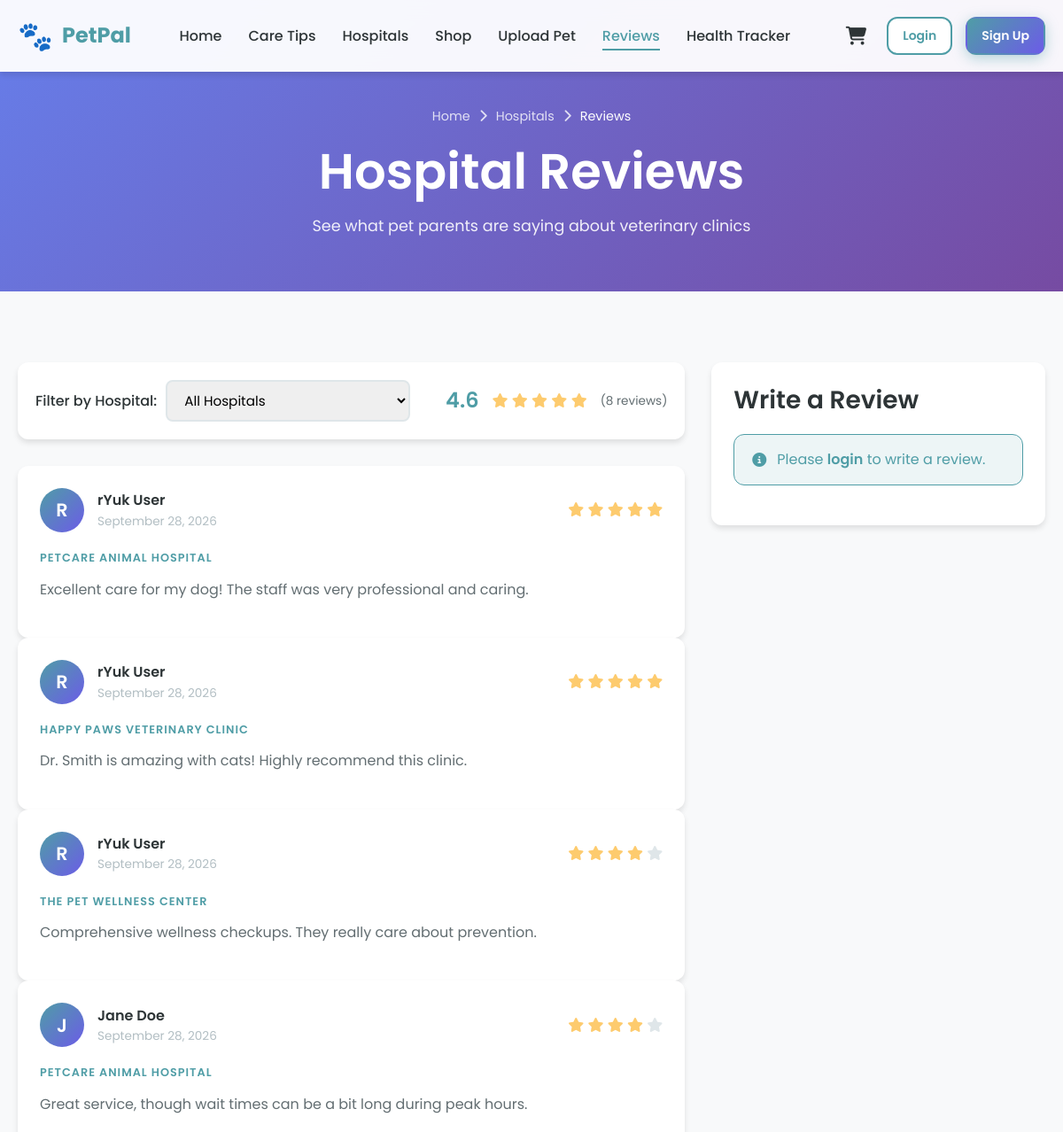
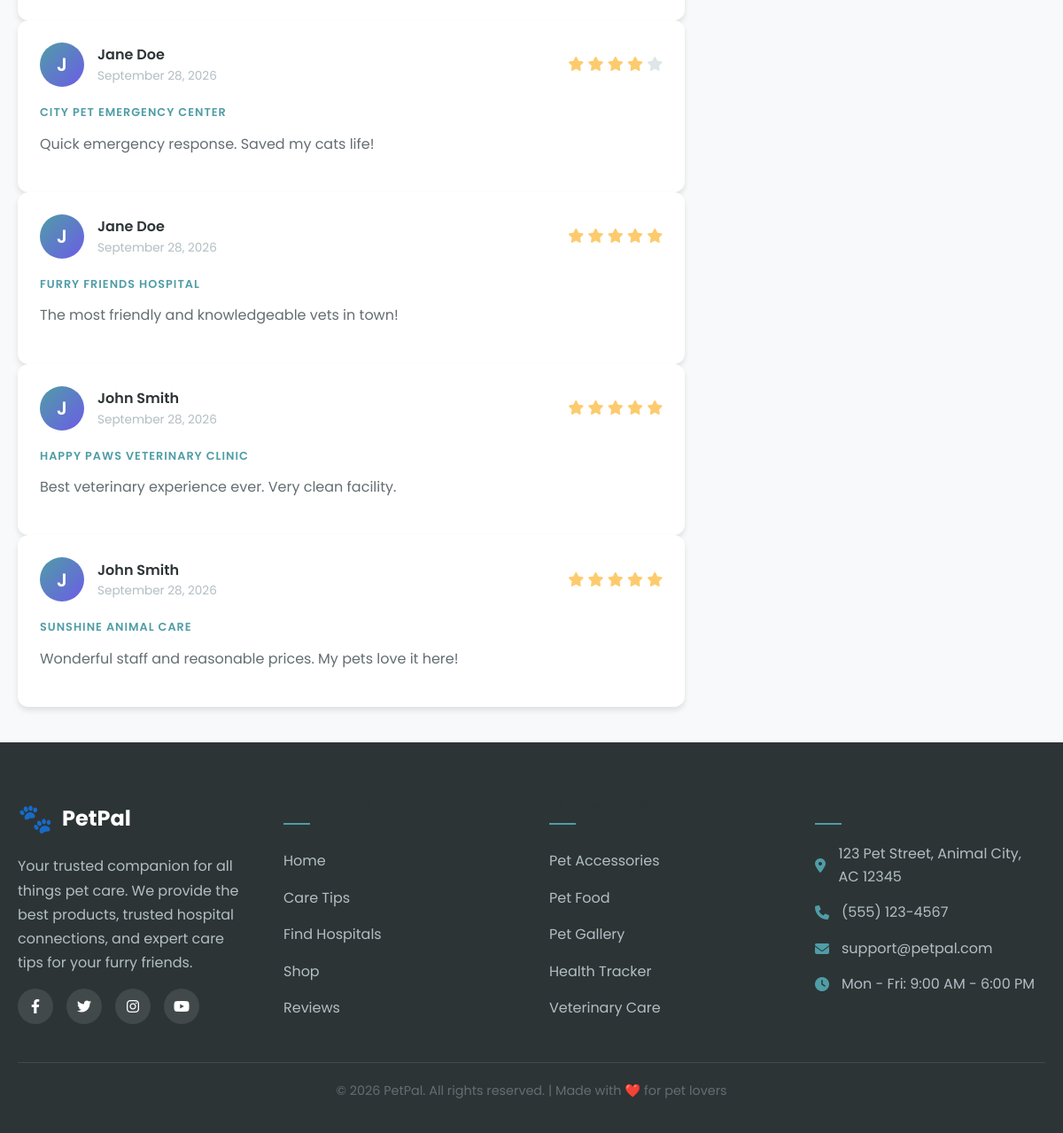
The app's page /pages/reviews.php with its own data (2 pictures, top to bottom).
### tables this page shows
CREATE TABLE reviews (
    id INT AUTO_INCREMENT PRIMARY KEY,
    user_id INT NOT NULL,
    hospital_id INT NOT NULL,
    rating INT NOT NULL CHECK (rating >= 1 AND rating <= 5),
    comment TEXT,
    created_at TIMESTAMP DEFAULT CURRENT_TIMESTAMP,
    FOREIGN KEY (user_id) REFERENCES users(id) ON DELETE CASCADE,
    FOREIGN KEY (hospital_id) REFERENCES hospitals(id) ON DELETE CASCADE
);

CREATE TABLE users (
    id INT AUTO_INCREMENT PRIMARY KEY,
    username VARCHAR(50) NOT NULL UNIQUE,
    email VARCHAR(100) NOT NULL UNIQUE,
    password VARCHAR(255) NOT NULL,
    full_name VARCHAR(100),
    created_at TIMESTAMP DEFAULT CURRENT_TIMESTAMP
);

CREATE TABLE hospitals (
    id INT AUTO_INCREMENT PRIMARY KEY,
    name VARCHAR(150) NOT NULL,
    address TEXT NOT NULL,
    phone VARCHAR(20),
    email VARCHAR(100),
    image_url VARCHAR(255),
    latitude DECIMAL(10,8),
    longitude DECIMAL(11,8),
    created_at TIMESTAMP DEFAULT CURRENT_TIMESTAMP
);

### config/config.php (called while the page is built, shortened)
<?php
function isLoggedIn()
{
    return isset($_SESSION['user_id']) && !empty($_SESSION['user_id']);
}
function h($string)
{
    return htmlspecialchars($string ?? '', ENT_QUOTES, 'UTF-8');
}

### pages/reviews.php (the view, shortened to what this page needs)
<?php
require_once '../config/config.php';
$conn = getDBConnection();
$reviewQuery = "
    SELECT reviews.*, users.username, users.full_name, hospitals.name as hospital_name
    FROM reviews
    JOIN users ON reviews.user_id = users.id
    JOIN hospitals ON reviews.hospital_id = hospitals.id
";
$reviewQuery .= " ORDER BY reviews.created_at DESC";
$reviewsStmt = $conn->query($reviewQuery);
$reviews = $reviewsStmt->fetchAll();
$avgRating = 0;
$totalRatings = count($reviews);
if ($totalRatings > 0) {
    $avgRating = array_sum(array_column($reviews, 'rating')) / $totalRatings;
}
?>
<!DOCTYPE html>
<html lang="en">
<head>
    <?php include '../includes/head.php'; ?>
</head>
<body>
    <?php include '../includes/navbar.php'; ?>
    <header class="page-header">
        <div class="container">
            <div class="breadcrumb">
                <a href="<?php echo SITE_URL; ?>">Home</a>
                <i class="fas fa-chevron-right"></i>
                <a href="<?php echo SITE_URL; ?>/pages/hospitals.php">Hospitals</a>
                <i class="fas fa-chevron-right"></i>
                <span>Reviews</span>
            </div>
            <h1>Hospital Reviews</h1>
            <p>See what pet parents are saying about veterinary clinics</p>
        </div>
    </header>
    <main class="main-content">
        <div class="container">
            <div style="display: grid; grid-template-columns: 2fr 1fr; gap: 30px; align-items: start;">
                <div>
                    <div class="shop-filters" style="margin-bottom: 30px;">
                        <div class="filter-group">
                            <label class="filter-label">Filter by Hospital:</label>
                            <select class="filter-select" id="hospitalFilter" onchange="filterHospital()">
                                <option value="">All Hospitals</option>
                            </select>
                        </div>
                        <?php if ($totalRatings > 0): ?>
                            <div class="filter-group" style="margin-left: auto;">
                                <span style="font-size: 1.5rem; font-weight: 600; color: var(--primary);">
                                    <?php echo number_format($avgRating, 1); ?>
                                </span>
                                <div class="stars" style="margin-left: 5px;">
                                    <?php for ($i = 1; $i <= 5; $i++): ?>
                                        <i class="fas fa-star" style="color: <?php echo $i <= round($avgRating) ? '#FDCB6E' : '#DFE6E9'; ?>"></i>
                                    <?php endfor; ?>
                                </div>
                                <span class="rating-count" style="margin-left: 5px;">
                                    (<?php echo $totalRatings; ?> reviews)
                                </span>
                            </div>
                        <?php endif; ?>
                    </div>
                    <?php if (empty($reviews)): ?>
                        <div class="empty-state">
                            <div class="empty-icon">📝</div>
                            <h3>No Reviews Yet</h3>
                            <p>Be the first to leave a review!</p>
                        </div>
                    <?php else: ?>
                        <div id="reviewsList">
                            <?php foreach ($reviews as $review): ?>
                                <div class="review-card" data-hospital="<?php echo $review['hospital_id']; ?>">
                                    <div class="review-header">
                                        <div class="review-avatar">
                                            <?php echo strtoupper(substr($review['username'], 0, 1)); ?>
                                        </div>
                                        <div class="review-user">
                                            <div class="review-name"><?php echo h($review['full_name']); ?></div>
                                            <div class="review-date">
                                                <?php echo date('F j, Y', strtotime($review['created_at'])); ?>
                                            </div>
                                        </div>
                                        <div class="review-rating">
                                            <?php for ($i = 1; $i <= 5; $i++): ?>
                                                <i class="fas fa-star" style="color: <?php echo $i <= $review['rating'] ? '#FDCB6E' : '#DFE6E9'; ?>"></i>
                                            <?php endfor; ?>
                                        </div>
                                    </div>
                                    <div style="margin-bottom: 10px;">
                                        <span class="product-category"><?php echo h($review['hospital_name']); ?></span>
                                    </div>
                                    <p class="review-content"><?php echo nl2br(h($review['comment'])); ?></p>
                                </div>
                            <?php endforeach; ?>
                        </div>
                    <?php endif; ?>
                </div>
                <div>
                    <div class="card" style="padding: 25px; position: sticky; top: 100px;">
                        <h3 style="margin-bottom: 20px;">Write a Review</h3>
                        <?php if (!isLoggedIn()): ?>
                            <div class="alert alert-info">
                                <i class="fas fa-info-circle"></i>
                                <span>Please <a href="<?php echo SITE_URL; ?>/pages/login.php" style="font-weight: 600;">login</a> to write a review.</span>
                            </div>
                        <?php endif; ?>
                    </div>
                </div>
            </div>
        </div>
    </main>
    <?php include '../includes/footer.php'; ?>
</body>
</html>

### includes/head.php (shortened to what this page needs)
<link rel="stylesheet" href="https://cdnjs.cloudflare.com/ajax/libs/font-awesome/6.4.0/css/all.min.css">
<link rel="stylesheet" href="<?php echo SITE_URL; ?>/assets/css/style.css">

### includes/navbar.php (shortened to what this page needs)
<?php
$currentPage = basename($_SERVER['PHP_SELF'], '.php');
?>
<nav class="navbar" id="navbar">
    <div class="container">
        <a href="<?php echo SITE_URL; ?>" class="navbar-brand">
            <span class="logo-icon">🐾</span>
            <span>
                <?php echo SITE_NAME; ?>
            </span>
        </a>
        <ul class="nav-menu" id="navMenu">
            <li>
                <a href="<?php echo SITE_URL; ?>"
                    class="nav-link <?php echo $currentPage === 'index' ? 'active' : ''; ?>">
                    Home
                </a>
            </li>
            <li>
                <a href="<?php echo SITE_URL; ?>/pages/care-tips.php"
                    class="nav-link <?php echo $currentPage === 'care-tips' ? 'active' : ''; ?>">
                    Care Tips
                </a>
            </li>
            <li>
                <a href="<?php echo SITE_URL; ?>/pages/hospitals.php"
                    class="nav-link <?php echo $currentPage === 'hospitals' ? 'active' : ''; ?>">
                    Hospitals
                </a>
            </li>
            <li>
                <a href="<?php echo SITE_URL; ?>/pages/shop.php"
                    class="nav-link <?php echo $currentPage === 'shop' ? 'active' : ''; ?>">
                    Shop
                </a>
            </li>
            <li>
                <a href="<?php echo SITE_URL; ?>/pages/upload-pet.php"
                    class="nav-link <?php echo $currentPage === 'upload-pet' ? 'active' : ''; ?>">
                    Upload Pet
                </a>
            </li>
            <li>
                <a href="<?php echo SITE_URL; ?>/pages/reviews.php"
                    class="nav-link <?php echo $currentPage === 'reviews' ? 'active' : ''; ?>">
                    Reviews
                </a>
            </li>
            <li>
                <a href="<?php echo SITE_URL; ?>/pages/health-tracker.php"
                    class="nav-link <?php echo $currentPage === 'health-tracker' ? 'active' : ''; ?>">
                    Health Tracker
                </a>
            </li>
        </ul>
        <div class="nav-actions">
            <a href="<?php echo SITE_URL; ?>/pages/cart.php" class="cart-icon" title="Shopping Cart">
                <i class="fas fa-shopping-cart"></i>
            </a>
            <?php if (isLoggedIn()): ?>
                <?php $user = getCurrentUser(); ?>
                <div class="user-dropdown">
                    <a href="<?php echo SITE_URL; ?>/pages/profile.php" class="btn btn-sm btn-secondary">
                        <i class="fas fa-user"></i>
                        <?php echo h($user['username']); ?>
                    </a>
                    <a href="<?php echo SITE_URL; ?>/pages/logout.php" class="btn btn-sm btn-primary">
                        <i class="fas fa-sign-out-alt"></i>
                        Logout
                    </a>
                </div>
            <?php else: ?>
                <a href="<?php echo SITE_URL; ?>/pages/login.php" class="btn btn-sm btn-secondary">
                    Login
                </a>
                <a href="<?php echo SITE_URL; ?>/pages/register.php" class="btn btn-sm btn-primary">
                    Sign Up
                </a>
            <?php endif; ?>
        </div>
    </div>
</nav>

### includes/footer.php (shortened to what this page needs)
<footer class="footer">
    <div class="container">
        <div class="footer-grid">
            <div class="footer-column">
                <a href="<?php echo SITE_URL; ?>" class="footer-brand">
                    <span class="logo-icon">🐾</span>
                    <span>
                        <?php echo SITE_NAME; ?>
                    </span>
                </a>
                <p class="footer-description">
                    Your trusted companion for all things pet care. We provide the best products,
                    trusted hospital connections, and expert care tips for your furry friends.
                </p>
                <div class="social-links">
                    <a href="#" class="social-link" title="Facebook">
                        <i class="fab fa-facebook-f"></i>
                    </a>
                    <a href="#" class="social-link" title="Twitter">
                        <i class="fab fa-twitter"></i>
                    </a>
                    <a href="#" class="social-link" title="Instagram">
                        <i class="fab fa-instagram"></i>
                    </a>
                    <a href="#" class="social-link" title="YouTube">
                        <i class="fab fa-youtube"></i>
                    </a>
                </div>
            </div>
            <div class="footer-column">
                <h4 class="footer-title">Quick Links</h4>
                <div class="footer-links">
                    <a href="<?php echo SITE_URL; ?>">Home</a>
                    <a href="<?php echo SITE_URL; ?>/pages/care-tips.php">Care Tips</a>
                    <a href="<?php echo SITE_URL; ?>/pages/hospitals.php">Find Hospitals</a>
                    <a href="<?php echo SITE_URL; ?>/pages/shop.php">Shop</a>
                    <a href="<?php echo SITE_URL; ?>/pages/reviews.php">Reviews</a>
                </div>
            </div>
            <div class="footer-column">
                <h4 class="footer-title">Our Services</h4>
                <div class="footer-links">
                    <a href="<?php echo SITE_URL; ?>/pages/shop.php?category=accessories">Pet Accessories</a>
                    <a href="<?php echo SITE_URL; ?>/pages/shop.php?category=food">Pet Food</a>
                    <a href="<?php echo SITE_URL; ?>/pages/upload-pet.php">Pet Gallery</a>
                    <a href="<?php echo SITE_URL; ?>/pages/health-tracker.php">Health Tracker</a>
                    <a href="<?php echo SITE_URL; ?>/pages/hospitals.php">Veterinary Care</a>
                </div>
            </div>
            <div class="footer-column">
                <h4 class="footer-title">Contact Us</h4>
                <div class="footer-contact">
                    <p>
                        <i class="fas fa-map-marker-alt"></i>
                        123 Pet Street, Animal City, AC 12345
                    </p>
                    <p>
                        <i class="fas fa-phone"></i>
                        (555) 123-4567
                    </p>
                    <p>
                        <i class="fas fa-envelope"></i>
                        support@petpal.com
                    </p>
                    <p>
                        <i class="fas fa-clock"></i>
                        Mon - Fri: 9:00 AM - 6:00 PM
                    </p>
                </div>
            </div>
        </div>
        <div class="footer-bottom">
            <p>&copy;
                <?php echo date('Y'); ?>
                <?php echo SITE_NAME; ?>. All rights reserved. | Made with ❤️ for pet lovers
            </p>
        </div>
    </div>
</footer>

### records on screen
reviews: user.username "R", user.full_name "rYuk User", created_at "September 28, 2026", rating 5 (drawn), hospital.name "PETCARE ANIMAL HOSPITAL", comment "Excellent care for my dog! The staff was very professional and caring."
reviews: user.username "R", user.full_name "rYuk User", created_at "September 28, 2026", rating 5 (drawn), hospital.name "HAPPY PAWS VETERINARY CLINIC", comment "Dr. Smith is amazing with cats! Highly recommend this clinic."
reviews: user.username "R", user.full_name "rYuk User", created_at "September 28, 2026", rating 4 (drawn), hospital.name "THE PET WELLNESS CENTER", comment "Comprehensive wellness checkups. They really care about prevention."
reviews: user.username "J", user.full_name "Jane Doe", created_at "September 28, 2026", rating 4 (drawn), hospital.name "PETCARE ANIMAL HOSPITAL", comment "Great service, though wait times can be a bit long during peak hours."
reviews: user.username "J", user.full_name "Jane Doe", created_at "September 28, 2026", rating 4 (drawn), hospital.name "CITY PET EMERGENCY CENTER", comment "Quick emergency response. Saved my cats life!"
reviews: user.username "J", user.full_name "Jane Doe", created_at "September 28, 2026", rating 5 (drawn), hospital.name "FURRY FRIENDS HOSPITAL", comment "The most friendly and knowledgeable vets in town!"
reviews: user.username "J", user.full_name "John Smith", created_at "September 28, 2026", rating 5 (drawn), hospital.name "HAPPY PAWS VETERINARY CLINIC", comment "Best veterinary experience ever. Very clean facility."
reviews: user.username "J", user.full_name "John Smith", created_at "September 28, 2026", rating 5 (drawn), hospital.name "SUNSHINE ANIMAL CARE", comment "Wonderful staff and reasonable prices. My pets love it here!"

### other values on screen
SITE_NAME "PetPal"
$avgRating "4.6"
$totalRatings "8"
